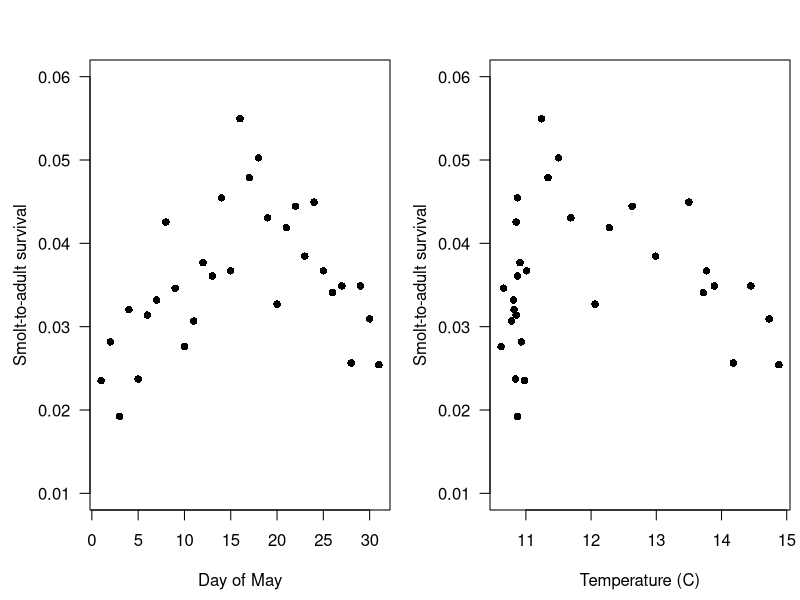
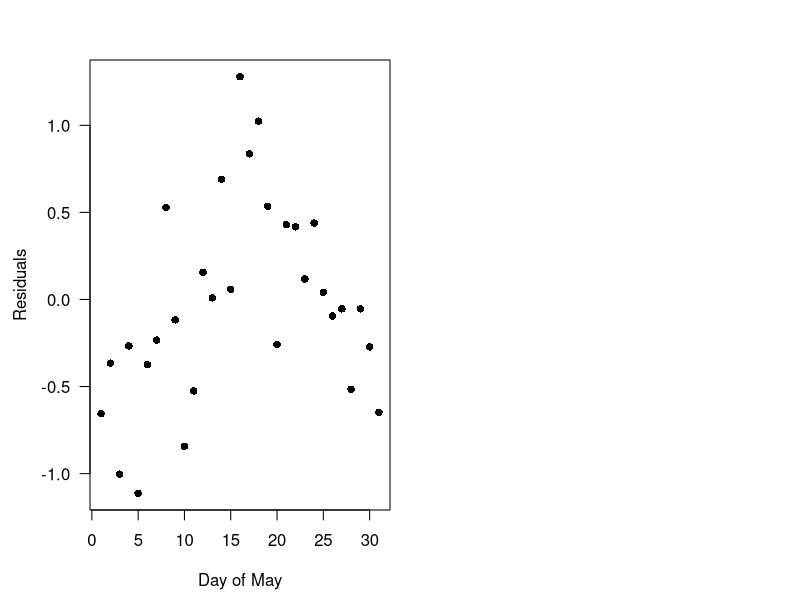
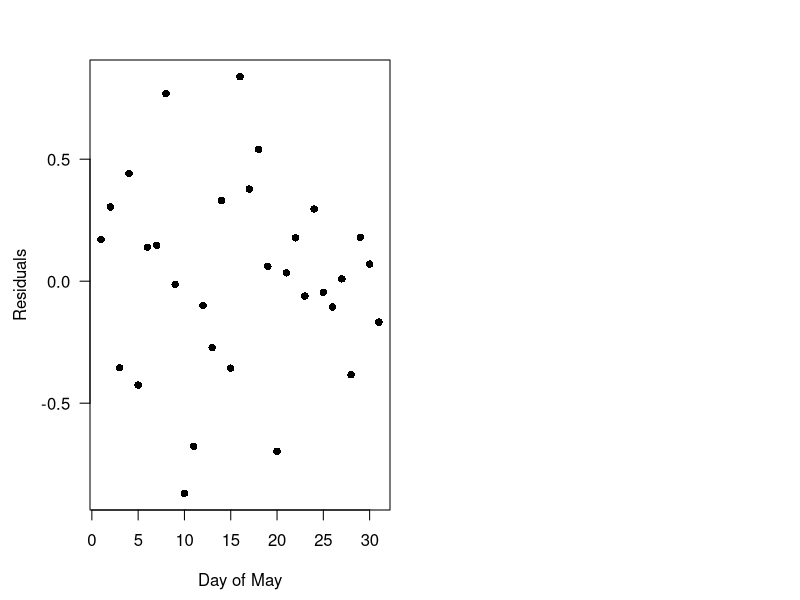
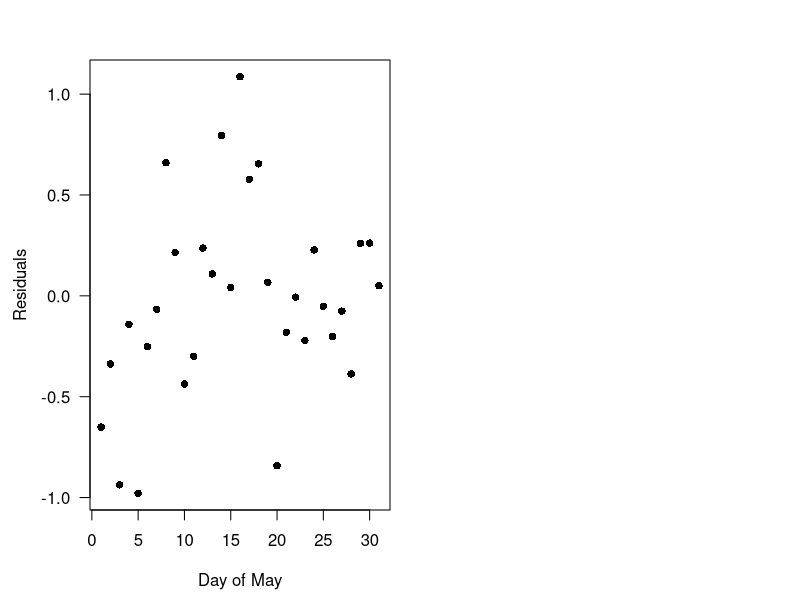
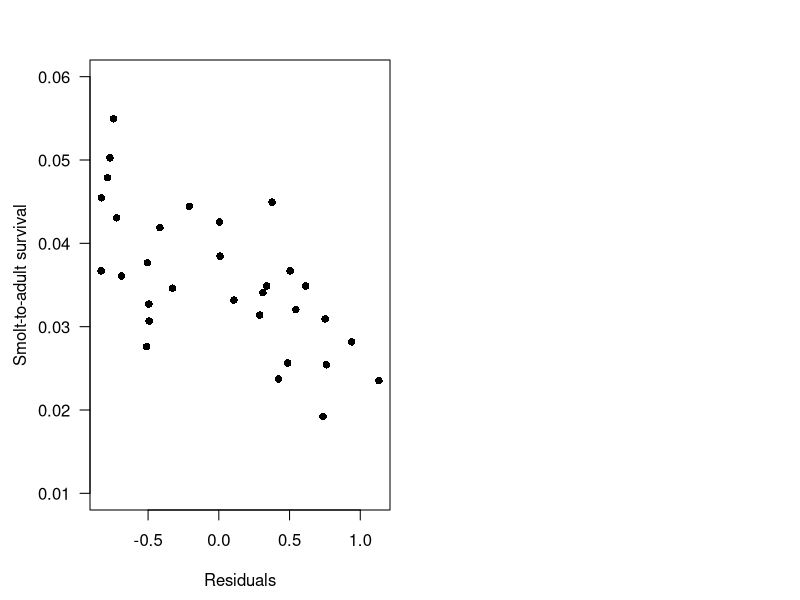
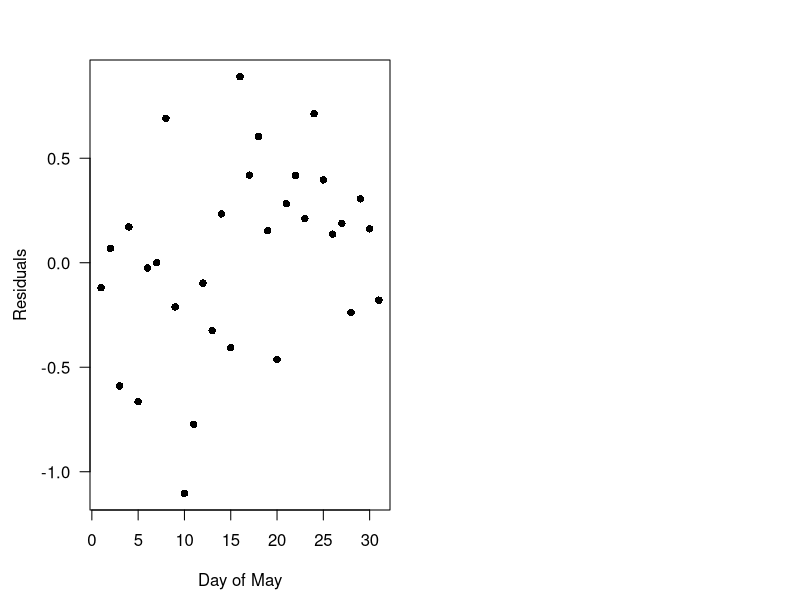
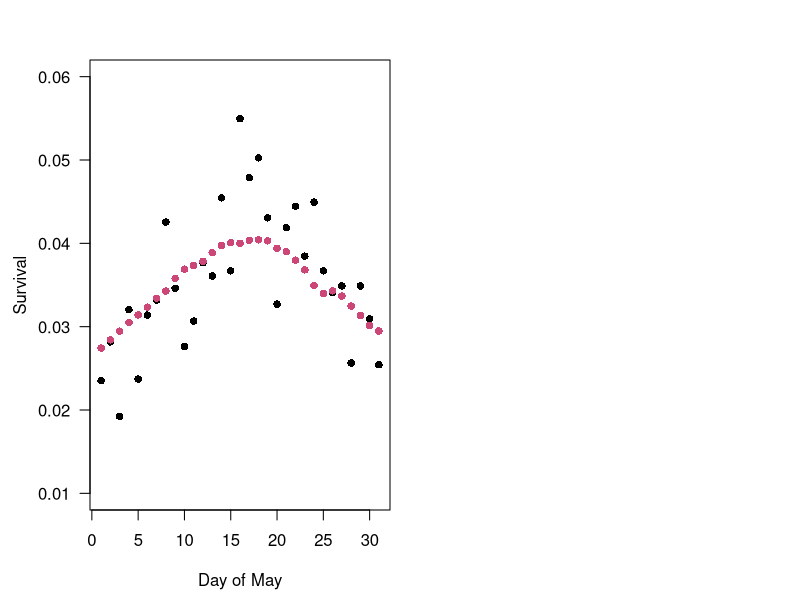
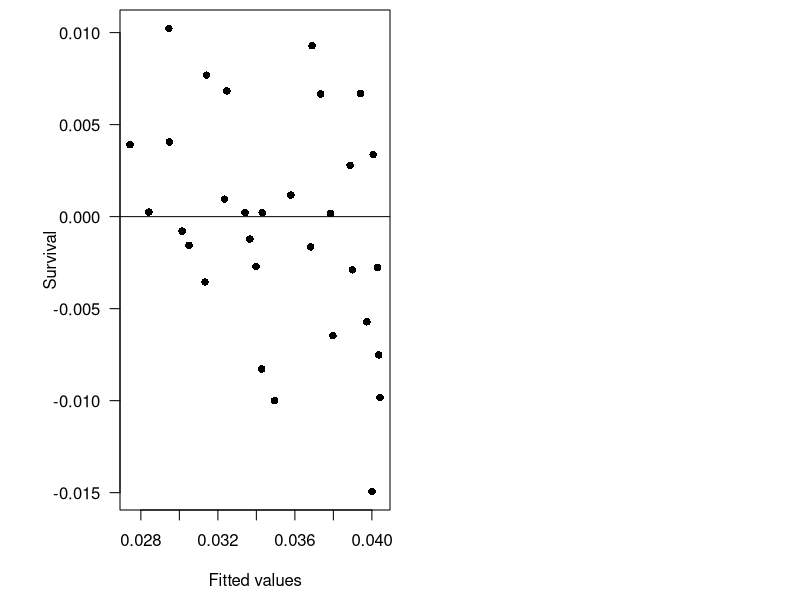

These charts were generated, in order, by the following R code:
## ---- chunk 1
knitr::opts_chunk$set(echo = TRUE, message = FALSE, warning = FALSE, fig.align='center')
library(kableExtra)
## ---- chunk 2
## get the data
dat <- read.csv("srss_chin_sar.csv")

## estimated survival by day
dat$sar <- dat$adults / dat$smolts

## plot SAR vs day
par(mfrow = c(1, 2),
    mai = c(0.9, 0.9, 0.6, 0.1),
    omi = c(0, 0, 0, 0))
plot(dat$day, dat$sar, las = 1, pch = 16, ylim = c(0.01, 0.06),
     ylab = "Smolt-to-adult survival", xlab = "Day of May")
plot(dat$temp, dat$sar, las = 1, pch = 16, ylim = c(0.01, 0.06),
     ylab = "Smolt-to-adult survival", xlab = "Temperature (C)")
## ---- chunk 3
## correlation between day and temp
cor(dat$day, dat$temp)
## ---- chunk 4
## logistic regression model with only an intercept
## format the response as cbind(successes, failures)
model_d <- glm(cbind(adults, smolts - adults) ~ 1, data = dat,
               family = binomial(link = "logit"))
## model summary
summary(model_d)

## R^2 via the deviances
nn <- nrow(dat)
DM <- model_d$deviance
D0 <- model_d$null.deviance
# R^2
R2_d <- (1 - exp((DM - D0) / nn)) / (1 - exp(-D0 / nn))
## ---- chunk 5
## estimated mean survival
## option 1
mean(sar_hat_1 <- fitted(model_d))

## option 2
## linear predictor
eta <- predict(model_d, type = "link")
## mean response
mean(sar_hat_2 <- 1 / (1 + exp(-eta)))
## ---- chunk 6
## plot model 1 residuals vs day
par(mai = c(0.9, 0.9, 0.6, 0.1),
    omi = c(0, 0, 0, 0))
plot(dat$day, residuals(model_d), las = 1, pch = 16,
     ylab = "Residuals", xlab = "Day of May")
## ---- chunk 7
## logistic regression model with day and day^2
## format the response as cbind(successes, failures)
model_e <- glm(cbind(adults, smolts - adults) ~ day + I(day^2), data = dat,
               family = binomial(link = "logit"))
## model summary
summary(model_e)

## R^2 via the deviances
DM <- model_e$deviance
D0 <- model_e$null.deviance
# R^2
R2_e <- (1 - exp((DM - D0) / nn)) / (1 - exp(-D0 / nn))
## ---- chunk 8
## plot model 1 residuals vs day
par(mai = c(0.9, 0.9, 0.6, 0.1),
    omi = c(0, 0, 0, 0))
plot(dat$day, residuals(model_e), las = 1, pch = 16,
     ylab = "Residuals", xlab = "Day of May")
## ---- chunk 9
## logistic regression model with temp and temp^2
## format the response as cbind(successes, failures)
model_f <- glm(cbind(adults, smolts - adults) ~ temp + I(temp^2), data = dat,
               family = binomial(link = "logit"))
## model summary
summary(model_f)

## R^2 via the deviances
DM <- model_f$deviance
D0 <- model_f$null.deviance
# R^2
R2_f <- (1 - exp((DM - D0) / nn)) / (1 - exp(-D0 / nn))
## ---- chunk 10
## plot model 1 residuals vs day
par(mai = c(0.9, 0.9, 0.6, 0.1),
    omi = c(0, 0, 0, 0))
plot(dat$day, residuals(model_f), las = 1, pch = 16,
     ylab = "Residuals", xlab = "Day of May")
## ---- chunk 11
## linear regression of temp vs day
model_g <- lm(temp ~ day, data = dat)
## model residuals
resids_g <- residuals(model_g)

## plot survival vs residuals
par(mai = c(0.9, 0.9, 0.6, 0.1),
    omi = c(0, 0, 0, 0))
plot(resids_g, dat$sar, las = 1, pch = 16, ylim = c(0.01, 0.06),
     ylab = "Smolt-to-adult survival", xlab = "Residuals")
## ---- chunk 12
## logistic regression model with residuals
## format the response as cbind(successes, failures)
model_h <- glm(cbind(adults, smolts - adults) ~ resids_g, data = dat,
               family = binomial(link = "logit"))
## model summary
summary(model_h)

## R^2 via the deviances
DM <- model_h$deviance
D0 <- model_h$null.deviance
# R^2
R2_h <- (1 - exp((DM - D0) / nn)) / (1 - exp(-D0 / nn))
## ---- chunk 13
## plot model 1 residuals vs day
par(mai = c(0.9, 0.9, 0.6, 0.1),
    omi = c(0, 0, 0, 0))
plot(dat$day, residuals(model_h), las = 1, pch = 16,
     ylab = "Residuals", xlab = "Day of May")
## ---- chunk 14
## table of aic values
tbl_aic <- data.frame(Model = rep(NA, 4), k = rep(NA, 4), AICc = rep(NA, 4),
                      deltaAICc = rep(NA, 4), Weight = rep(NA, 4), ER = rep(NA, 4))
colnames(tbl_aic)[c(2,4)] <- c("$k$", "$\\Delta$AICc")
## model names
tbl_aic[,1] <- c("intercept only", "day + day$^2$",
                 "temp + temp$^2$", "day-temp residuals")
## number of params & AIC values
tbl_aic[,2:3] <- AIC(model_d, model_e, model_f, model_h)
## convert AIC to AICc
tbl_aic[,3] <- tbl_aic[,3] + (2 * tbl_aic[,2] * (tbl_aic[,2] + 1)) /
  (nn - tbl_aic[,2] - 1)
## delta-AIC values
tbl_aic[,4] <- tbl_aic[,3] - min(tbl_aic[,3])
## Akaike weights
tbl_aic[,5] <- exp(-0.5 * tbl_aic[,4]) / sum(exp(-0.5 * tbl_aic[,4]))
## evidence ratios
tbl_aic[,6] <- exp(0.5 * tbl_aic[,4])
## print table
kable(tbl_aic[order(tbl_aic[,"AICc"]),], align = "lccccc",
                  digits = c(NA, 1, 1, 1, 3, 1), row.names = FALSE,
                  escape = FALSE, linesep = "", booktabs = TRUE,
                  caption = "Model selection results based upon AICc;
      $k$ is the number of parameters in the model
      and ER is the evidence ratio.\\\\") %>%
   kable_styling(position = "center", latex_options = "hold_position")
## ---- chunk 15
## get model-averaged results
fits <- matrix(NA, nrow = nn, ncol= 4)
fits[,1] <- fitted(model_d)
fits[,2] <- fitted(model_e)
fits[,3] <- fitted(model_f)
fits[,4] <- fitted(model_h)
ma_fits <- fits %*% matrix(tbl_aic[,"Weight"], 4, 1)

## plot model 1 residuals vs day
par(mai = c(0.9, 0.9, 0.6, 0.1),
    omi = c(0, 0, 0, 0))
plot(dat$day, dat$sar, las = 1, pch = 16, ylim = c(0.01, 0.06),
     ylab = "Survival", xlab = "Day of May")
points(dat$day, ma_fits, pch = 16,
       col = viridis::plasma(1, 1, 0.5, 0.5))
## ---- chunk 16
## residuals
ma_res <- ma_fits - dat$sar

## plot residuals vs fitted
par(mai = c(0.9, 1.2, 0.1, 0.1),
    omi = c(0, 0, 0, 0))
plot(ma_fits, ma_res, las = 1, pch = 16,
     ylab = "Survival", xlab = "Fitted values")
abline(h = 0)

## QQ plot
par(mai = c(0.9, 0.9, 0.1, 0.1),
    omi = c(0, 0, 0, 0))
qqnorm(ma_res, pch = 16)
qqline(ma_res)

## ACF plot
par(mai = c(0.9, 0.9, 0.1, 0.1),
    omi = c(0, 0, 0, 0))
acf(ma_res)
